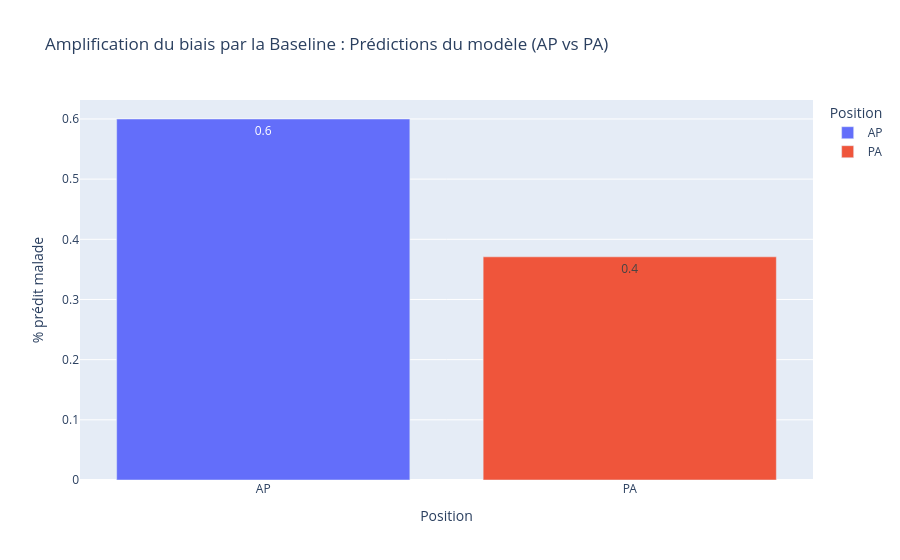

The notebook cell saved with this chart:
### Markdown cell above
Nous avons donc à cette étape entraîner le modèle sur nos données (images + `metadata.csv`) avec la commande :   
`uv run python train_classifieur.py --logdir expe_log_baseline/ --datadir DATA/ --csv DATA/metadata.csv --csv_out expe_log_baseline/preds_baseline.csv`  
Les résultats annoncent une *balanced accuracy* sans poids de **0.7205338321148248**, soit environ **72%**.  
Aussi, nous avons mis nos prédictions dans le fichier `preds_baseline.csv`, que l'on va maintenant analyser pour le calcul du *Disparate Impact* du modèle à cette étape (entraînement brut sans corrections).

---

### Code cell
from sklearn.metrics import accuracy_score, balanced_accuracy_score

# On charge le fichier contenant les prédictions
df_preds = pd.read_csv("expe_log_baseline/preds_baseline.csv")


# Puis on convertit les chaînes 'malade'/'sain' en 1 et 0 pour les calculs
df_preds['y_true'] = (df_preds['labels'] == 'malade').astype(int)
df_preds['y_pred'] = (df_preds['preds'] == 'malade').astype(int)

# On recalcule la balanced accuracy pour s'assurer que c'est bien environ 0.72
acc = accuracy_score(df_preds['y_true'], df_preds['y_pred'])
bal_acc = balanced_accuracy_score(df_preds['y_true'], df_preds['y_pred'])

print("PERFORMANCES DU MODÈLE DE BASE ")
print(f"Accuracy (Précision globale)   : {acc:.4f}")
print(f"Balanced Accuracy (Équilibrée) : {bal_acc:.4f}")

# Calcul du Disparate Impact
stats_preds = df_preds.groupby('View Position')['y_pred'].mean()
di_baseline = stats_preds['PA'] / stats_preds['AP']

print("\nÉVALUATION DES BIAIS")
print(f"Taux de prédiction 'Malade' (AP) : {stats_preds['AP']*100:.1f}%")
print(f"Taux de prédiction 'Malade' (PA) : {stats_preds['PA']*100:.1f}%")
print(f"Disparate Impact de la Baseline  : {di_baseline:.4f}")

# Graphique de l'amplification du biais
fig = px.bar(stats_preds, 
             title="Amplification du biais par la Baseline : Prédictions du modèle (AP vs PA)",
             labels={'value': '% prédit malade', 'View Position': 'Position'},
             text_auto='.1f',
             color=stats_preds.index)
fig.show()

### Figure 1 — Plotly figure (JSON) as saved in the notebook; plotly's stock layout.template omitted (floating-point values rounded to 4 significant figures)
{"data": [{"hovertemplate": "Position=%{x}<br>% prédit malade=%{y}<extra></extra>", "legendgroup": "AP", "marker": {"color": "#636efa", "pattern": {"shape": ""}}, "name": "AP", "orientation": "v", "showlegend": true, "textposition": "auto", "texttemplate": "%{y:.1f}", "type": "bar", "x": ["AP"], "xaxis": "x", "y": [0.5999], "yaxis": "y"}, {"hovertemplate": "Position=%{x}<br>% prédit malade=%{y}<extra></extra>", "legendgroup": "PA", "marker": {"color": "#EF553B", "pattern": {"shape": ""}}, "name": "PA", "orientation": "v", "showlegend": true, "textposition": "auto", "texttemplate": "%{y:.1f}", "type": "bar", "x": ["PA"], "xaxis": "x", "y": [0.3709], "yaxis": "y"}], "layout": {"barmode": "relative", "legend": {"title": {"text": "Position"}, "tracegroupgap": 0}, "title": {"text": "Amplification du biais par la Baseline : Prédictions du modèle (AP vs PA)"}, "xaxis": {"anchor": "y", "categoryarray": ["AP", "PA"], "categoryorder": "array", "domain": [0, 1], "title": {"text": "Position"}}, "yaxis": {"anchor": "x", "domain": [0, 1], "title": {"text": "% prédit malade"}}}}
